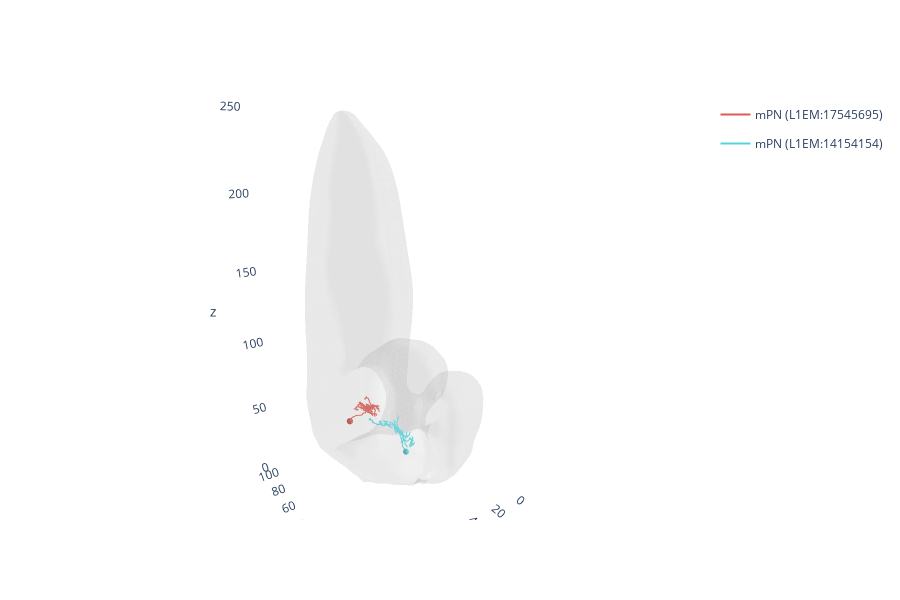

The notebook cell saved with this chart:
### Code cell
# you can simply call use .plot3d() to plot the images in 3D (this automatically loads the appropriate data)
cyp_neuron_images.plot3d(include_template=True) # To ensure you know the anatomical location of the neuron, you can include the template in the plot with include_template=True

### Figure 1 — Plotly figure (JSON) as saved in the notebook; plotly's stock layout.template omitted (floating-point values rounded to 4 significant figures; data arrays with more than 128 entries replaced by an {"elided": "..."} marker saying what was removed)
{"data": [{"hoverinfo": "none", "hovertext": " ", "legendgroup": "VFB_00100184", "line": {"color": "rgb(219,94,86)", "width": 2}, "mode": "lines", "name": "mPN (L1EM:17545695)", "showlegend": true, "type": "scatter3d", "x": {"elided": "3993 float values"}, "y": {"elided": "3993 float values"}, "z": {"elided": "3993 float values"}}, {"color": "rgb(219,94,86)", "hoverinfo": "name", "i": {"elided": "320 int values"}, "j": {"elided": "320 int values"}, "k": {"elided": "320 int values"}, "legendgroup": "VFB_00100184", "showlegend": false, "type": "mesh3d", "x": {"elided": "162 float values"}, "y": {"elided": "162 float values"}, "z": {"elided": "162 float values"}}, {"hoverinfo": "none", "hovertext": " ", "legendgroup": "VFB_00100173", "line": {"color": "rgb(86,211,219)", "width": 2}, "mode": "lines", "name": "mPN (L1EM:14154154)", "showlegend": true, "type": "scatter3d", "x": {"elided": "4192 float values"}, "y": {"elided": "4192 float values"}, "z": {"elided": "4192 float values"}}, {"color": "rgb(86,211,219)", "hoverinfo": "name", "i": {"elided": "320 int values"}, "j": {"elided": "320 int values"}, "k": {"elided": "320 int values"}, "legendgroup": "VFB_00100173", "showlegend": false, "type": "mesh3d", "x": {"elided": "162 float values"}, "y": {"elided": "162 float values"}, "z": {"elided": "162 float values"}}, {"color": "rgba(216,216,216,0.2)", "hoverinfo": "none", "i": {"elided": "13268 int values"}, "j": {"elided": "13268 int values"}, "k": {"elided": "13268 int values"}, "name": "L1 larval CNS ssTEM - Cardona/Janelia", "showlegend": false, "type": "mesh3d", "x": {"elided": "6630 float values"}, "y": {"elided": "6630 float values"}, "z": {"elided": "6630 float values"}}], "layout": {"autosize": true, "height": 600, "paper_bgcolor": "rgba(0,0,0,0)", "plot_bgcolor": "rgba(0,0,0,0)", "scene": {"aspectmode": "data", "aspectratio": {"x": 1, "y": 1, "z": 1}, "camera": {"eye": {"x": -1.743, "y": 1.071, "z": 0.71}, "up": {"x": 0, "y": 0, "z": 1}}, "xaxis": {"backgroundcolor": "rgb(240, 240, 240)", "gridcolor": "rgb(255, 255, 255)", "showbackground": false, "showgrid": false, "showline": false, "zerolinecolor": "rgb(255, 255, 255)"}, "yaxis": {"backgroundcolor": "rgb(240, 240, 240)", "gridcolor": "rgb(255, 255, 255)", "showbackground": false, "showgrid": false, "showline": false, "zerolinecolor": "rgb(255, 255, 255)"}, "zaxis": {"backgroundcolor": "rgb(240, 240, 240)", "gridcolor": "rgb(255, 255, 255)", "showbackground": false, "showgrid": false, "showline": false, "zerolinecolor": "rgb(255, 255, 255)"}}}}
